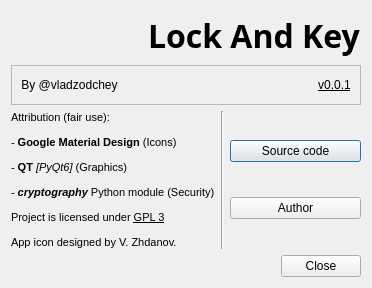
<?xml version="1.0" encoding="UTF-8"?>
<ui version="4.0">
 <class>Dialog</class>
 <widget class="QDialog" name="Dialog">
  <property name="geometry">
   <rect>
    <x>0</x>
    <y>0</y>
    <width>384</width>
    <height>320</height>
   </rect>
  </property>
  <property name="sizePolicy">
   <sizepolicy hsizetype="Fixed" vsizetype="Fixed">
    <horstretch>0</horstretch>
    <verstretch>0</verstretch>
   </sizepolicy>
  </property>
  <property name="windowTitle">
   <string>Dialog</string>
  </property>
  <layout class="QVBoxLayout" name="verticalLayout_2">
   <property name="sizeConstraint">
    <enum>QLayout::SetFixedSize</enum>
   </property>
   <item>
    <layout class="QHBoxLayout" name="horizontalLayout">
     <item>
      <spacer name="horizontalSpacer_2">
       <property name="orientation">
        <enum>Qt::Horizontal</enum>
       </property>
       <property name="sizeHint" stdset="0">
        <size>
         <width>40</width>
         <height>20</height>
        </size>
       </property>
      </spacer>
     </item>
     <item>
      <widget class="QLabel" name="iconLabel">
       <property name="sizePolicy">
        <sizepolicy hsizetype="Fixed" vsizetype="Fixed">
         <horstretch>0</horstretch>
         <verstretch>0</verstretch>
        </sizepolicy>
       </property>
       <property name="minimumSize">
        <size>
         <width>48</width>
         <height>48</height>
        </size>
       </property>
       <property name="maximumSize">
        <size>
         <width>48</width>
         <height>48</height>
        </size>
       </property>
       <property name="text">
        <string/>
       </property>
       <property name="pixmap">
        <pixmap>../icons/app.svg</pixmap>
       </property>
       <property name="scaledContents">
        <bool>true</bool>
       </property>
      </widget>
     </item>
     <item>
      <widget class="QLabel" name="titleLabel">
       <property name="font">
        <font>
         <family>JetBrains Mono</family>
         <pointsize>24</pointsize>
         <bold>true</bold>
        </font>
       </property>
       <property name="text">
        <string>Lock And Key</string>
       </property>
      </widget>
     </item>
    </layout>
   </item>
   <item>
    <widget class="QFrame" name="frame">
     <property name="sizePolicy">
      <sizepolicy hsizetype="Minimum" vsizetype="Minimum">
       <horstretch>0</horstretch>
       <verstretch>0</verstretch>
      </sizepolicy>
     </property>
     <property name="frameShape">
      <enum>QFrame::StyledPanel</enum>
     </property>
     <property name="frameShadow">
      <enum>QFrame::Sunken</enum>
     </property>
     <layout class="QHBoxLayout" name="horizontalLayout_2">
      <property name="sizeConstraint">
       <enum>QLayout::SetFixedSize</enum>
      </property>
      <item>
       <widget class="QLabel" name="authorLabel">
        <property name="text">
         <string>By @vladzodchey</string>
        </property>
        <property name="alignment">
         <set>Qt::AlignCenter</set>
        </property>
       </widget>
      </item>
      <item>
       <spacer name="horizontalSpacer">
        <property name="orientation">
         <enum>Qt::Horizontal</enum>
        </property>
        <property name="sizeHint" stdset="0">
         <size>
          <width>194</width>
          <height>20</height>
         </size>
        </property>
       </spacer>
      </item>
      <item>
       <widget class="QLabel" name="versionLabel">
        <property name="font">
         <font>
          <underline>true</underline>
         </font>
        </property>
        <property name="text">
         <string>v0.0.1</string>
        </property>
        <property name="alignment">
         <set>Qt::AlignCenter</set>
        </property>
       </widget>
      </item>
     </layout>
    </widget>
   </item>
   <item>
    <layout class="QHBoxLayout" name="horizontalLayout_3">
     <item>
      <widget class="QLabel" name="attributionLabel">
       <property name="font">
        <font>
         <pointsize>8</pointsize>
         <kerning>true</kerning>
        </font>
       </property>
       <property name="text">
        <string>&lt;!DOCTYPE HTML PUBLIC &quot;-//W3C//DTD HTML 4.0//EN&quot; &quot;http://www.w3.org/TR/REC-html40/strict.dtd&quot;&gt;
&lt;html&gt;&lt;head&gt;&lt;meta name=&quot;qrichtext&quot; content=&quot;1&quot; /&gt;&lt;meta charset=&quot;utf-8&quot; /&gt;&lt;style type=&quot;text/css&quot;&gt;
p, li { white-space: pre-wrap; }
hr { height: 1px; border-width: 0; }
li.unchecked::marker { content: &quot;\2610&quot;; }
li.checked::marker { content: &quot;\2612&quot;; }
&lt;/style&gt;&lt;/head&gt;&lt;body style=&quot; font-family:'Ubuntu'; font-size:8pt; font-weight:400; font-style:normal;&quot;&gt;
&lt;p align=&quot;justify&quot; style=&quot; margin-top:12px; margin-bottom:12px; margin-left:0px; margin-right:0px; -qt-block-indent:0; text-indent:0px;&quot;&gt;Attribution (fair use):&lt;/p&gt;
&lt;p align=&quot;justify&quot; style=&quot; margin-top:12px; margin-bottom:12px; margin-left:0px; margin-right:0px; -qt-block-indent:0; text-indent:0px;&quot;&gt;- &lt;span style=&quot; font-weight:700;&quot;&gt;Google Material Design&lt;/span&gt; (Icons)&lt;/p&gt;
&lt;p align=&quot;justify&quot; style=&quot; margin-top:12px; margin-bottom:12px; margin-left:0px; margin-right:0px; -qt-block-indent:0; text-indent:0px;&quot;&gt;- &lt;span style=&quot; font-weight:700;&quot;&gt;QT &lt;/span&gt;&lt;span style=&quot; font-style:italic;&quot;&gt;[PyQt6]&lt;/span&gt; (Graphics)&lt;/p&gt;
&lt;p align=&quot;justify&quot; style=&quot; margin-top:12px; margin-bottom:12px; margin-left:0px; margin-right:0px; -qt-block-indent:0; text-indent:0px;&quot;&gt;- &lt;span style=&quot; font-weight:700; font-style:italic;&quot;&gt;cryptography&lt;/span&gt; Python module (Security)&lt;/p&gt;
&lt;p align=&quot;justify&quot; style=&quot; margin-top:12px; margin-bottom:12px; margin-left:0px; margin-right:0px; -qt-block-indent:0; text-indent:0px;&quot;&gt;Project is licensed under &lt;span style=&quot; text-decoration: underline;&quot;&gt;GPL 3&lt;/span&gt;&lt;/p&gt;
&lt;p align=&quot;justify&quot; style=&quot; margin-top:12px; margin-bottom:12px; margin-left:0px; margin-right:0px; -qt-block-indent:0; text-indent:0px;&quot;&gt;App icon designed by V. Zhdanov.&lt;/p&gt;&lt;/body&gt;&lt;/html&gt;</string>
       </property>
       <property name="textFormat">
        <enum>Qt::MarkdownText</enum>
       </property>
       <property name="wordWrap">
        <bool>true</bool>
       </property>
      </widget>
     </item>
     <item>
      <widget class="Line" name="line">
       <property name="orientation">
        <enum>Qt::Vertical</enum>
       </property>
      </widget>
     </item>
     <item>
      <layout class="QVBoxLayout" name="verticalLayout">
       <item>
        <widget class="QPushButton" name="sourceButton">
         <property name="toolTip">
          <string>Repository on GitHub</string>
         </property>
         <property name="text">
          <string>Source code</string>
         </property>
         <property name="icon">
          <iconset>
           <normaloff>../icons/source.svg</normaloff>../icons/source.svg</iconset>
         </property>
         <property name="iconSize">
          <size>
           <width>24</width>
           <height>24</height>
          </size>
         </property>
        </widget>
       </item>
       <item>
        <widget class="QPushButton" name="authorButton">
         <property name="toolTip">
          <string>Personal website</string>
         </property>
         <property name="text">
          <string>Author</string>
         </property>
         <property name="icon">
          <iconset>
           <normaloff>../icons/author.svg</normaloff>../icons/author.svg</iconset>
         </property>
         <property name="iconSize">
          <size>
           <width>24</width>
           <height>24</height>
          </size>
         </property>
        </widget>
       </item>
      </layout>
     </item>
    </layout>
   </item>
   <item>
    <widget class="QDialogButtonBox" name="buttonBox">
     <property name="standardButtons">
      <set>QDialogButtonBox::Close</set>
     </property>
    </widget>
   </item>
  </layout>
 </widget>
 <resources/>
 <connections/>
</ui>
